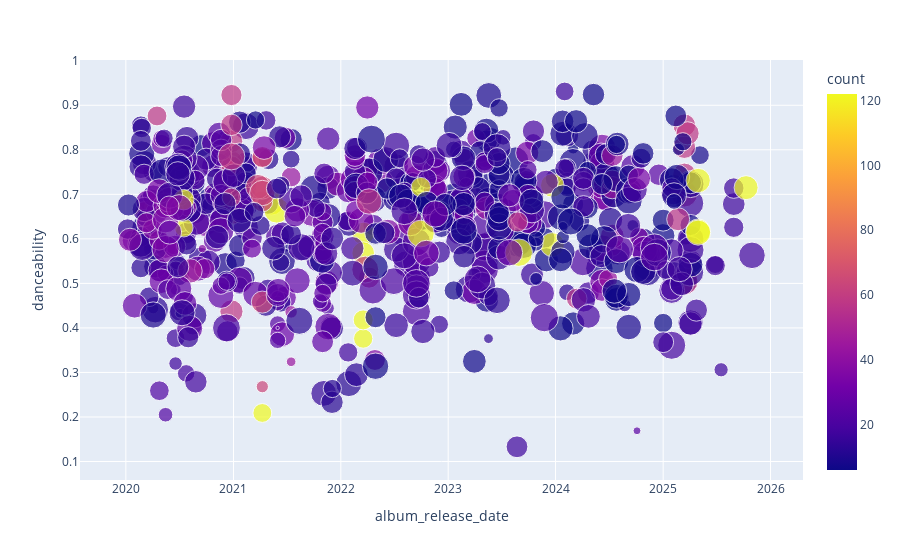

Source (notebook cell):
### Code cell
import plotly.express as px
from datetime import date

px.scatter(
    df_filtered_cm[df_filtered_cm["album_release_date"] > date(year=2020, month=1, day=1)].query("count > 5"), 
    "album_release_date", 
    "danceability", 
    size="energy", 
    color="count",
    hover_data=[ "main_artist", "track_name" ],
    )

# Suggestion, color = artist frequency in library

### Figure 1 — Plotly figure (JSON) as saved in the notebook; plotly's stock layout.template omitted (floating-point values rounded to 4 significant figures; data arrays with more than 128 entries replaced by an {"elided": "..."} marker saying what was removed)
{"data": [{"customdata": {"elided": "693x2 str values"}, "hovertemplate": "album_release_date=%{x}<br>danceability=%{y}<br>energy=%{marker.size}<br>main_artist=%{customdata[0]}<br>track_name=%{customdata[1]}<br>count=%{marker.color}<extra></extra>", "legendgroup": "", "marker": {"color": {"elided": "693 int values"}, "coloraxis": "coloraxis", "size": {"elided": "693 float values"}, "sizemode": "area", "sizeref": 0.002495, "symbol": "circle"}, "mode": "markers", "name": "", "orientation": "v", "showlegend": false, "type": "scatter", "x": {"elided": "693 str values"}, "xaxis": "x", "y": {"elided": "693 float values"}, "yaxis": "y"}], "layout": {"coloraxis": {"colorbar": {"title": {"text": "count"}}, "colorscale": [[0, "#0d0887"], [0.1111, "#46039f"], [0.2222, "#7201a8"], [0.3333, "#9c179e"], [0.4444, "#bd3786"], [0.5556, "#d8576b"], [0.6667, "#ed7953"], [0.7778, "#fb9f3a"], [0.8889, "#fdca26"], [1, "#f0f921"]]}, "legend": {"itemsizing": "constant", "tracegroupgap": 0}, "margin": {"t": 60}, "xaxis": {"anchor": "y", "domain": [0, 1], "title": {"text": "album_release_date"}}, "yaxis": {"anchor": "x", "domain": [0, 1], "title": {"text": "danceability"}}}}
